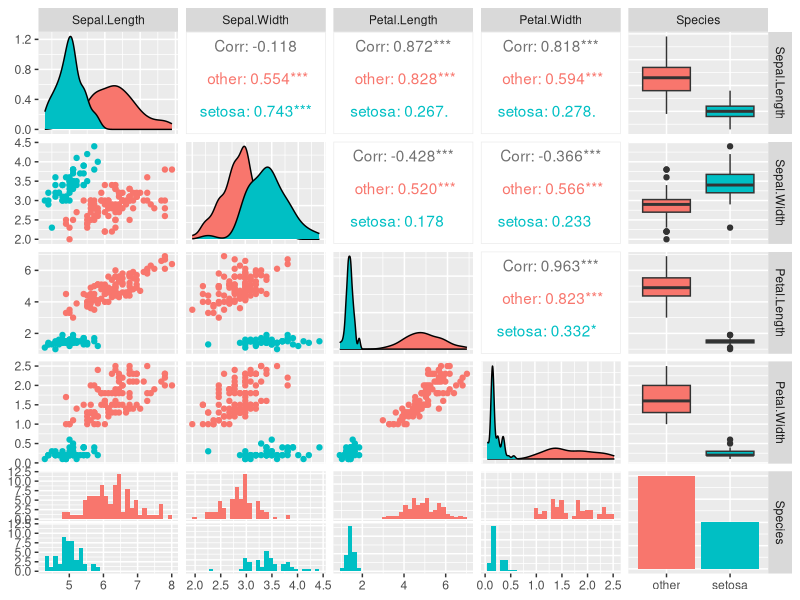
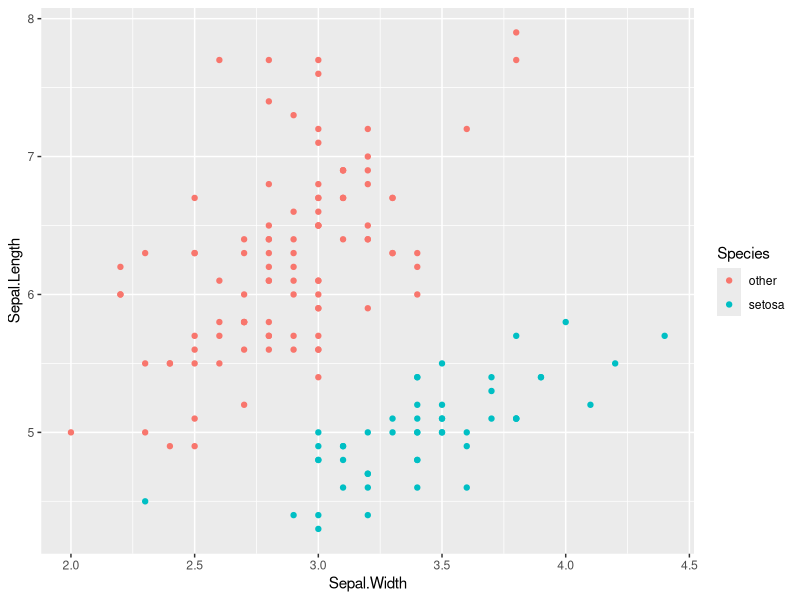
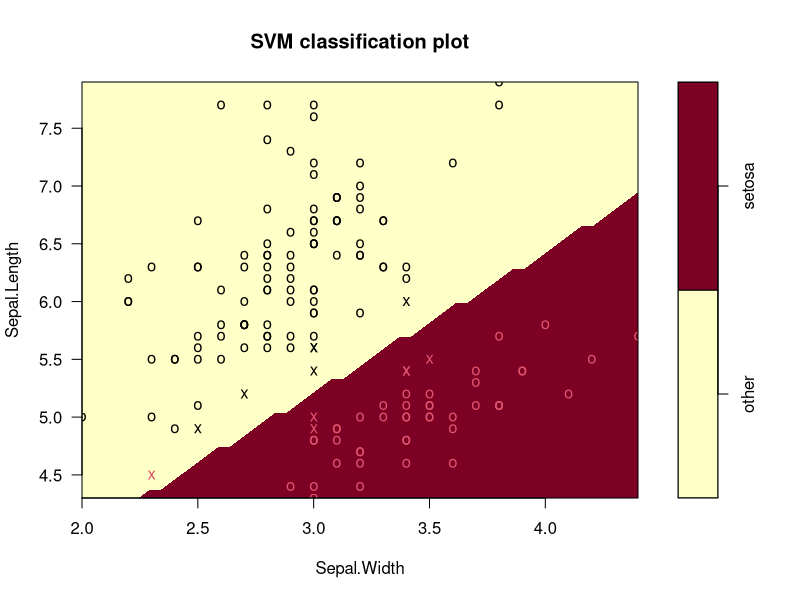
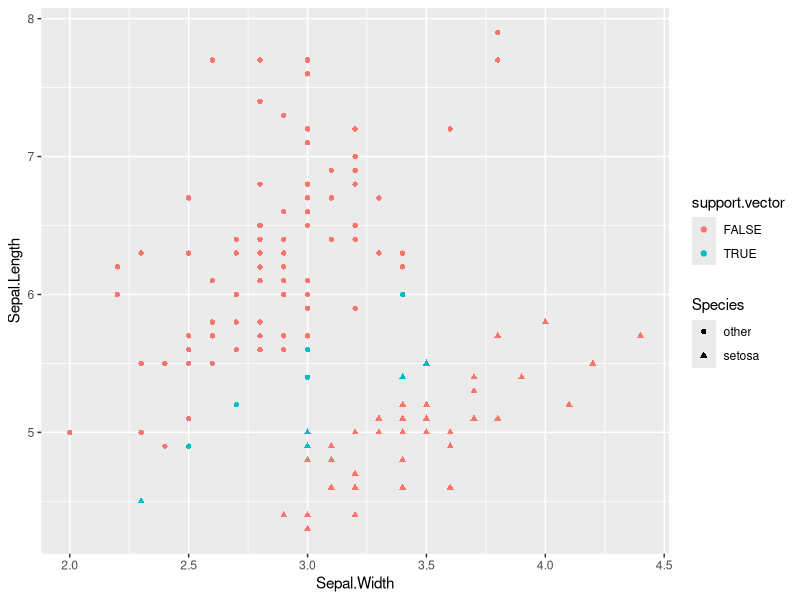
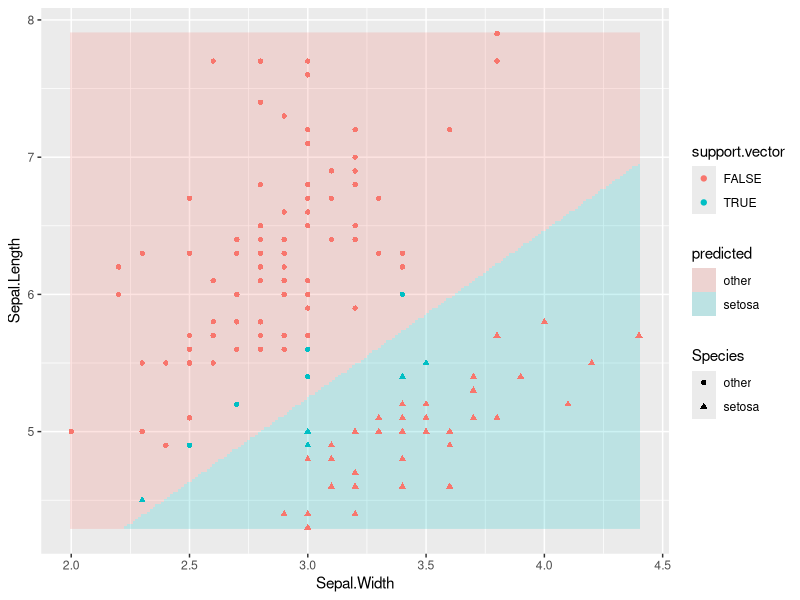
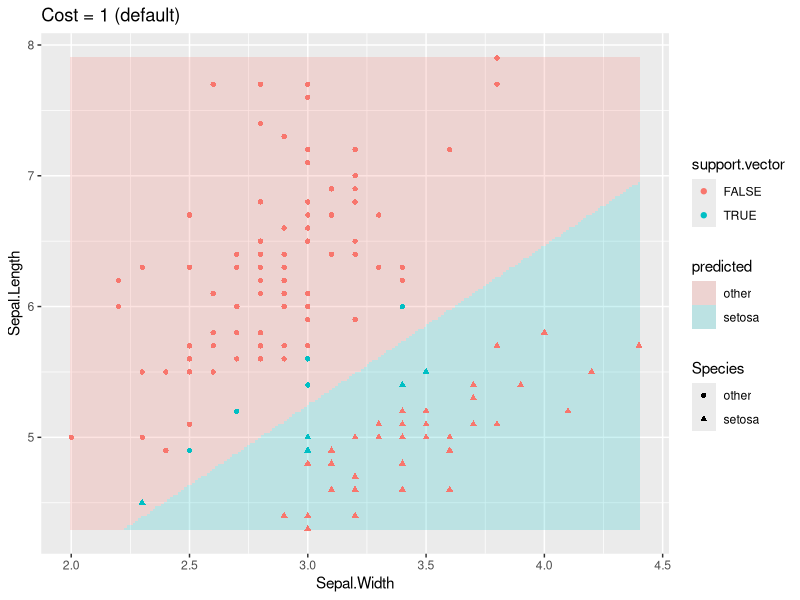
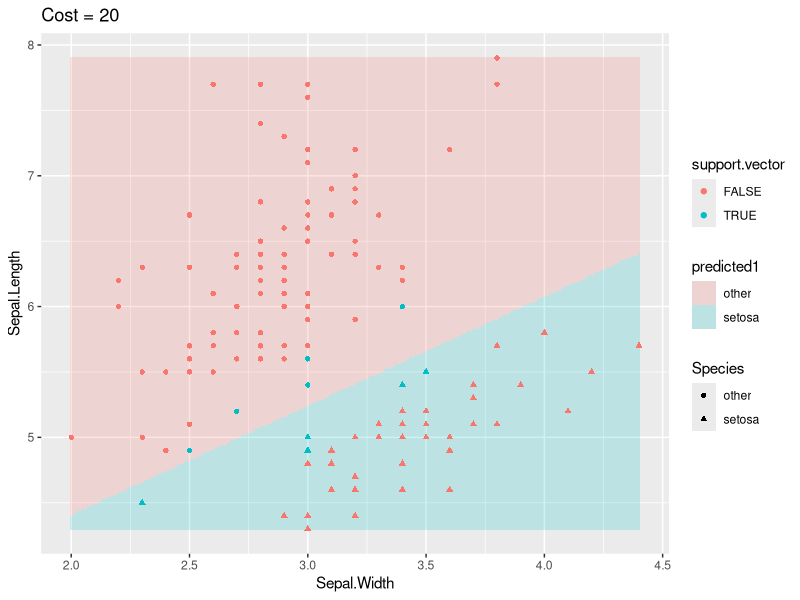
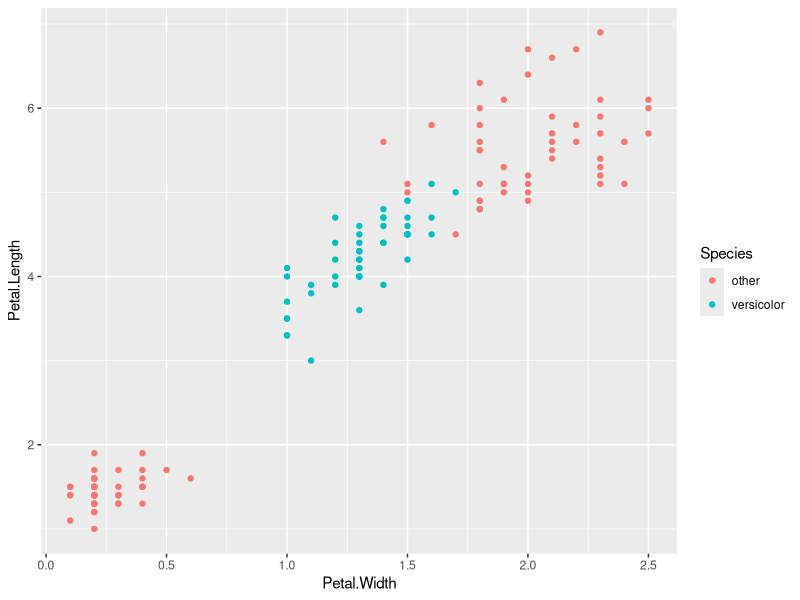

The R script that drew these images, in order:
## ---- chunk 1
iris2 <- transform(iris, Species = factor(Species == "setosa",
                                          labels = c("other", "setosa")))
## ---- chunk 2
library(ggplot2)
library(GGally)

ggpairs(iris2, mapping = aes(color = Species))
## ---- chunk 3
ggplot(iris2,
       mapping = aes(x = Sepal.Width, y = Sepal.Length)) +
    geom_point(mapping = aes(color = Species)) 
## ---- chunk 4
library(e1071)

m <- svm(Species ~ Sepal.Width + Sepal.Length,
         data = iris2,
         kernel = "linear")

m
## ---- chunk 5
sapply(class(m), function(x) methods(class =x))
## ---- chunk 6
plot(m, iris2, formula = Sepal.Length ~ Sepal.Width)
## ---- chunk 7
names(m)
## ---- chunk 8
# create an empty array 
iris2$support.vector <- FALSE
# set all support vectors to true
iris2$support.vector[m$index] <- TRUE

ggplot(iris2,
       mapping = aes(x = Sepal.Width,
                     y = Sepal.Length,
                     shape = Species,
                     color = support.vector)) +
    geom_point()
## ---- chunk 9
predGrid <- with(iris2,
                 expand.grid(Sepal.Length = seq(min(Sepal.Length),
                                                max(Sepal.Length),
                                                length.out = 200),
                             Sepal.Width = seq(min(Sepal.Width),
                                               max(Sepal.Width),
                                               length.out = 200)))
## ---- chunk 10
predGrid$predicted <- predict(m, predGrid)
## ---- chunk 11
p <- ggplot(predGrid,
            mapping = aes(x = Sepal.Width,
                          y = Sepal.Length)) +
    geom_raster(mapping = aes(fill = predicted),
                alpha = 0.2) +
    geom_point(mapping = aes(shape = Species,
                             color = support.vector),
               data = iris2)
p
## ---- chunk 12
table(iris2$Species, predict(m, iris2))
## ---- chunk 13
## svm with high cost parameter
m1 <- svm(Species ~ Sepal.Width + Sepal.Length,
         data = iris2,
         kernel = "linear",
         cost = 20)

## predictions on the grid established earlier
predGrid$predicted1 <- predict(m1, predGrid)

## plot
p1 <- ggplot(predGrid,
            mapping = aes(x = Sepal.Width, y = Sepal.Length)) +
    geom_raster(mapping = aes(fill = predicted1),
                alpha = 0.2) +
    geom_point(mapping = aes(shape = Species, color = support.vector),
               data = iris2)

## comparison of predictions with different cost parameters
p + ggtitle("Cost = 1 (default)")
p1 + ggtitle("Cost = 20")
## ---- chunk 14
iris2 <- transform(iris,
                   Species = factor(Species == "versicolor",
                                    labels = c("other", "versicolor")))

ggplot(iris2,
       mapping = aes(x = Petal.Width,
                     y = Petal.Length,
                     color = Species)) +
    geom_point()

## ---- chunk 15
m2 <- svm(Species ~ Petal.Length + Petal.Width,
          data = iris2,
          kernel = "linear")
plot(m2,
     data = iris2,
     formula = Petal.Width ~ Petal.Length)
## ---- chunk 16
m3 <- svm(Species ~ Petal.Width + Petal.Length,
         data = iris2,
         kernel = "radial")
## ---- chunk 17
iris2$support.vector <- FALSE
iris2$support.vector[m3$index] <- TRUE

predGrid <- with(iris2,
                 expand.grid(Petal.Length = seq(min(Petal.Length),
                                                max(Petal.Length),
                                                length.out = 200),
                             Petal.Width = seq(min(Petal.Width),
                                               max(Petal.Width),
                                               length.out = 200)))
predGrid$predicted <- predict(m3, predGrid)

p <- ggplot(predGrid,
            mapping = aes(x = Petal.Width,
                          y = Petal.Length)) +
    geom_raster(mapping = aes(fill = predicted),
                alpha = 0.2) +
    geom_point(mapping = aes(shape = Species,
                             color = support.vector),
               data = iris2)
p
## ---- chunk 18
## SVM with gamma = 0.1
m4 <- svm(Species ~ Petal.Width + Petal.Length,
         data = iris2,
         kernel = "radial",
         gamma = 0.1)
## SVM with gamma = 10
m5 <- svm(Species ~ Petal.Width + Petal.Length,
         data = iris2,
         kernel = "radial",
         gamma = 10)

## identify support vectors
iris2$support.vector1 <- FALSE
iris2$support.vector1[m4$index] <- TRUE
iris2$support.vector2 <- FALSE
iris2$support.vector2[m5$index] <- TRUE

## make predictions on the grid
predGrid$predicted1 <- predict(m4, predGrid)
predGrid$predicted2 <- predict(m5, predGrid)

## graph observed and predicted values for each gamma value
p1 <- ggplot(predGrid,
             mapping = aes(x = Petal.Width,
                           y = Petal.Length)) +
    geom_raster(mapping = aes(fill = predicted1),
                alpha = 0.2) +
    geom_point(mapping = aes(shape = Species,
                             color = support.vector1),
               data = iris2)

p2 <- ggplot(predGrid,
             mapping = aes(x = Petal.Width,
                           y = Petal.Length)) +
    geom_raster(mapping = aes(fill = predicted2),
                alpha = 0.2) +
    geom_point(mapping = aes(shape = Species,
                             color = support.vector2),
               data = iris2)


p1 + ggtitle("Gamma = 0.1")
p + ggtitle("Default gamma = 1/ncol(x)")
p2 + ggtitle("Gama = 10")
## ---- chunk 19
sp.tune <- tune(svm,
                Species ~ Petal.Width + Petal.Length,
                data = iris2,
                ## NOTE: better to try more combinations,
                ## limited here to avoid long computation time
                ranges = list(gamma = seq(2, 30, by = 2), 
                              cost = seq(2, 30, by = 2)))

sp.tune                
## ---- chunk 20
plot(sp.tune)
## ---- chunk 21
names(sp.tune)
str(sp.tune$performances)
## ---- chunk 22
ggplot(sp.tune$performances, 
       mapping = aes(x = gamma, y = error)) + 
  geom_line() + 
  facet_wrap(~cost, labeller = label_both)
## ---- chunk 23
## identify support vectors
iris2$support.vector <- FALSE
iris2$support.vector[sp.tune$best.model$index] <- TRUE

## predict using the grid established earlier
predGrid$predicted <- predict(sp.tune$best.model, predGrid)

## plot
p <- ggplot(predGrid,
            mapping = aes(x = Petal.Width,
                          y = Petal.Length)) +
    geom_raster(mapping = aes(fill = predicted),
                alpha = 0.2) +
    geom_point(mapping = aes(shape = Species,
                             color = support.vector),
               data = iris2)
p
## ---- chunk 24
m6 <- svm(Species ~ .,
          data = iris)
## ---- chunk 25
table(iris$Species, predict(m6, data = iris))
## ---- chunk 26
### establish a grid of prediction grids ###

iris2 <- iris

## calculate cut points for each grid
slh <- hist(iris2$Sepal.Length, 4, plot = FALSE)
swh <- hist(iris2$Sepal.Width, 4, plot = FALSE)

iris2$Sepal.Length <- as.numeric(as.character(cut(iris2$Sepal.Length,
                                                  breaks = slh$breaks,
                                                  labels = slh$mids,
                                                  include.lowest = TRUE)))
iris2$Sepal.Width <- as.numeric(as.character(cut(iris2$Sepal.Width,
                                                 breaks = swh$breaks,
                                                 labels = swh$mids,
                                                 include.lowest = TRUE)))

## construct the grid of prediction grids
predGrid <- with(iris2,
                 expand.grid(Petal.Length = seq(min(Petal.Length), 
                                                max(Petal.Length), 
                                                length.out = 20),
                             Petal.Width = seq(min(Petal.Width), 
                                               max(Petal.Width), 
                                               length.out = 20),
                             Sepal.Length = unique(Sepal.Length),
                             Sepal.Width = unique(Sepal.Width)))

### make predictions ###
predGrid$predicted <- predict(m6, predGrid)

### plot petal width vs petal length for each sepal length X width grid ###
p <- ggplot(predGrid,
            mapping = aes(x = Petal.Width, y = Petal.Length)) +
    geom_raster(mapping = aes(fill = predicted),
                alpha = 0.2) +
    geom_point(mapping = aes(color = Species),
               data = iris2) +
    facet_grid(Sepal.Length ~ Sepal.Width, labeller = label_both)
p
## ---- chunk 27

## ---- chunk 28

## ---- chunk 29

## ---- chunk 30

## ---- chunk 31

## ---- chunk 32

## ---- chunk 33

## ---- chunk 34

## ---- chunk 35

## ---- chunk 36

